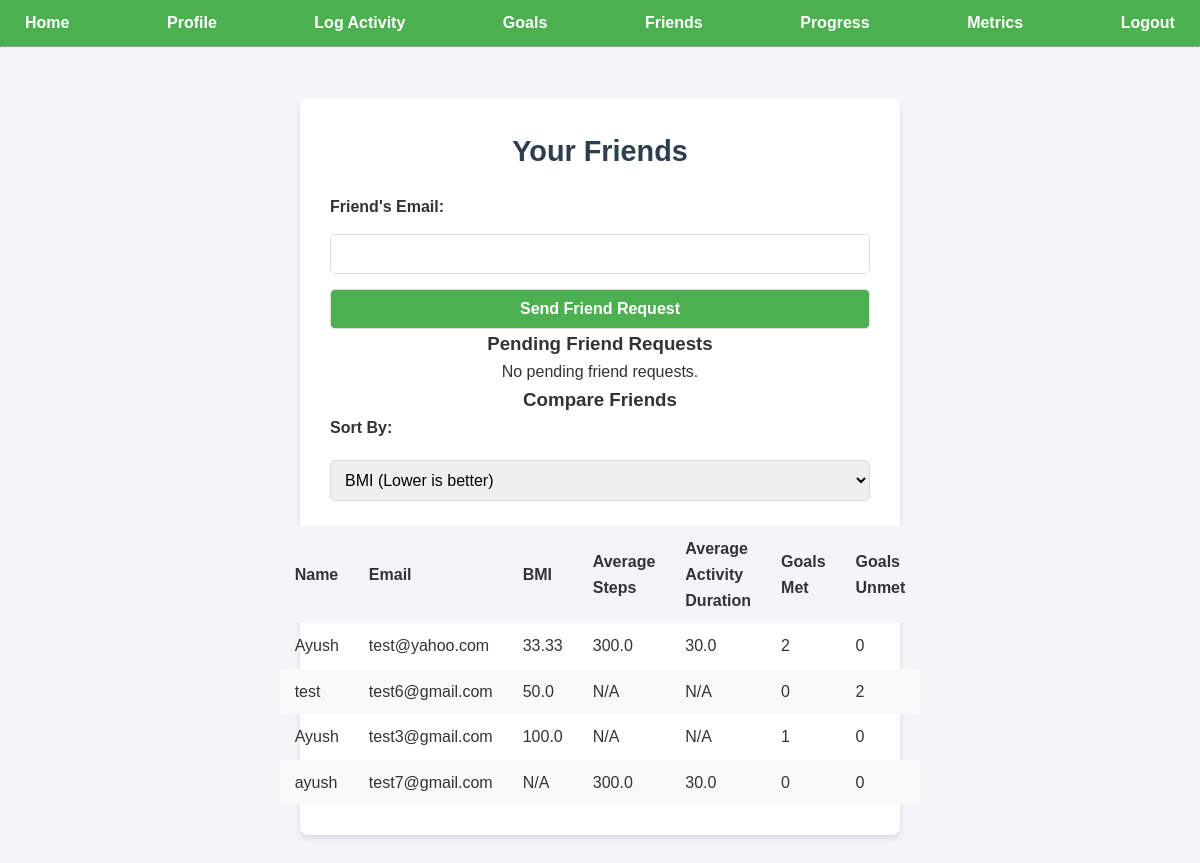
The page /friends (signed in) on the database as committed earlier.
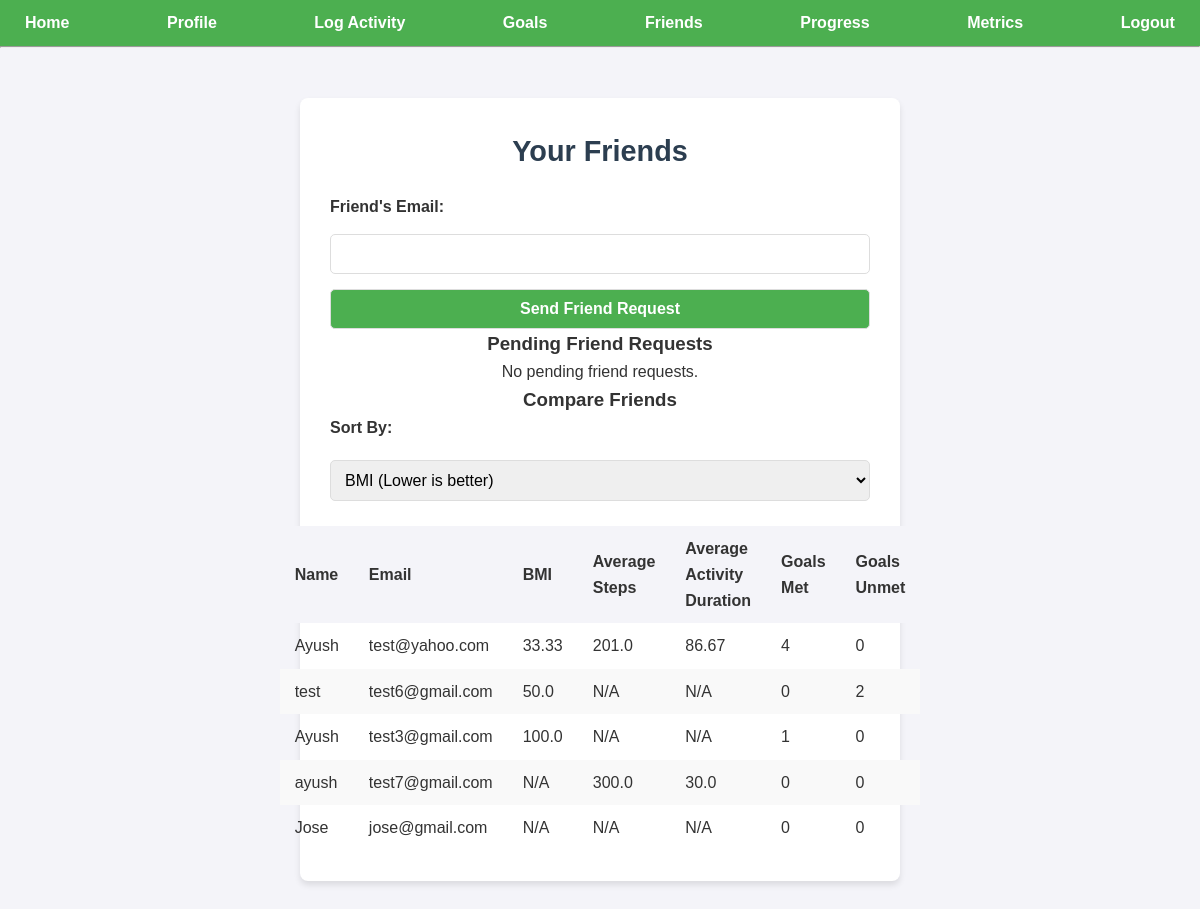
The same page on the database as committed later.
### models.py (models this page shows)
class User(db.Model):
    __tablename__ = 'users'
    id = db.Column(db.Integer, primary_key=True)
    name = db.Column(db.String(100), nullable=False)
    email = db.Column(db.String(100), unique=True, nullable=False)
    password = db.Column(db.String(200), nullable=False)
    height = db.Column(db.Float, nullable=True)
    weight = db.Column(db.Float, nullable=True)
    age = db.Column(db.Integer, nullable=True)
    gender = db.Column(db.String(10), nullable=True)
    fitness_level = db.Column(db.String(20), nullable=True)
    activities = db.relationship('Activity', back_populates='user', cascade="all, delete-orphan")
    fitness_goals = db.relationship('Goal', back_populates='user', cascade="all, delete-orphan")
    friends = db.relationship('Friendship', foreign_keys='Friendship.user_id', back_populates='user', cascade="all, delete-orphan")

### app.py (the view, shortened to what this page needs)
@app.route('/friends', methods=['GET', 'POST'])
def friends():
    if 'user_id' not in session:
        flash('Please log in to access your friends list.')
        return redirect(url_for('login'))
    user = User.query.get(session['user_id'])
    incoming_requests = Friendship.query.filter_by(friend_id=user.id, status='pending').all()
    accepted_friendships = Friendship.query.filter(
        ((Friendship.user_id == user.id) | (Friendship.friend_id == user.id)) &
        (Friendship.status == 'accepted')
    ).all()
    user_activities = Activity.query.filter_by(user_id=user.id).all()
    user_bmi = round(user.weight / ((user.height / 100) ** 2), 2) if user.height and user.weight else None
    user_avg_steps = round(sum(a.steps for a in user_activities if a.steps) / len(user_activities), 2) if user_activities else None
    user_avg_duration = round(sum(a.duration for a in user_activities if a.duration) / len(user_activities), 2) if user_activities else None
    user_goals_met = Goal.query.filter_by(user_id=user.id).filter(Goal.progress >= Goal.target_value).count()
    user_goals_unmet = Goal.query.filter_by(user_id=user.id).filter(Goal.progress < Goal.target_value).count()
    friends_data = []
    for friendship in accepted_friendships:
        friend = friendship.friend if friendship.user_id == user.id else friendship.user
        activities = Activity.query.filter_by(user_id=friend.id).all()
        bmi = round(friend.weight / ((friend.height / 100) ** 2), 2) if friend.height and friend.weight else None
        avg_steps = round(sum(a.steps for a in activities if a.steps) / len(activities), 2) if activities else None
        avg_duration = round(sum(a.duration for a in activities if a.duration) / len(activities), 2) if activities else None
        goals_met = Goal.query.filter_by(user_id=friend.id).filter(Goal.progress >= Goal.target_value).count()
        goals_unmet = Goal.query.filter_by(user_id=friend.id).filter(Goal.progress < Goal.target_value).count()
        friends_data.append({
            'name': friend.name,
            'email': friend.email,
            'bmi': bmi,
            'avg_steps': avg_steps,
            'avg_duration': avg_duration,
            'goals_met': goals_met,
            'goals_unmet': goals_unmet,
        })
    friends_data.append({
        'name': user.name,
        'email': user.email,
        'bmi': user_bmi,
        'avg_steps': user_avg_steps,
        'avg_duration': user_avg_duration,
        'goals_met': user_goals_met,
        'goals_unmet': user_goals_unmet,
    })
    sort_category = request.args.get('sort', 'bmi')
    reverse_sort = sort_category not in ['bmi']  # BMI is sorted ascending; others descending
    def sorting_key(item):
        value = item.get(sort_category)
        if value is None:
            return float('inf') if not reverse_sort else float('-inf')
        return value
    friends_data.sort(key=sorting_key, reverse=reverse_sort)
    return render_template(
        'friends.html',
        user=user,
        incoming_requests=incoming_requests,
        accepted_friends=friends_data,
        sort_category=sort_category,
    )

### app.py (called while the page is built)
@app.before_request
def create_tables_once():
    global first_request_done  # Declare the variable as global
    if not first_request_done:
        db.create_all()
        first_request_done = True

### templates/friends.html (shortened to what this page needs)
{% extends "base.html" %}
{% block content %}
<div class="container">
    <h2>Your Friends</h2>
    <form method="POST">
        <label for="friend_email">Friend's Email:</label>
        <input type="email" name="friend_email" id="friend_email" required>
        <button type="submit">Send Friend Request</button>
    </form>
    <h3>Pending Friend Requests</h3>
    {% if incoming_requests %}
    <table>
        <thead>
            <tr>
                <th>From</th>
                <th>Actions</th>
            </tr>
        </thead>
        <tbody>
            {% for request in incoming_requests %}
            <tr>
                <td>{{ request.user.name }} ({{ request.user.email }})</td>
                <td>
                    <form method="POST" action="{{ url_for('update_friendship', friendship_id=request.id) }}">
                        <button name="status" value="accepted">Accept</button>
                        <button name="status" value="rejected">Reject</button>
                    </form>
                </td>
            </tr>
            {% endfor %}
        </tbody>
    </table>
    {% else %}
    <p>No pending friend requests.</p>
    {% endif %}
    <h3>Compare Friends</h3>
    <form method="GET" action="{{ url_for('friends') }}">
        <label for="sort_category">Sort By:</label>
        <select name="sort" id="sort_category" onchange="this.form.submit()">
            <option value="bmi" {% if sort_category == 'bmi' %}selected{% endif %}>BMI (Lower is better)</option>
        </select>
    </form>
    <table>
        <thead>
            <tr>
                <th>Name</th>
                <th>Email</th>
                <th>BMI</th>
                <th>Average Steps</th>
                <th>Average Activity Duration</th>
                <th>Goals Met</th>
                <th>Goals Unmet</th>
            </tr>
        </thead>
        <tbody>
            {% for friend in accepted_friends %}
            <tr>
                <td>{{ friend.name }}</td>
                <td>{{ friend.email }}</td>
                <td>{{ friend.bmi if friend.bmi is not none else 'N/A' }}</td>
                <td>{{ friend.avg_steps if friend.avg_steps is not none else 'N/A' }}</td>
                <td>{{ friend.avg_duration if friend.avg_duration is not none else 'N/A' }}</td>
                <td>{{ friend.goals_met }}</td>
                <td>{{ friend.goals_unmet }}</td>
            </tr>
            {% endfor %}
        </tbody>
    </table>
</div>
{% endblock %}

### templates/base.html (shortened to what this page needs)
<!DOCTYPE html>
<html lang="en">
<head>
    <link rel="stylesheet" type="text/css" href="{{ url_for('static', filename='style.css') }}">
</head>
<body>
    <nav>
        <a href="{{ url_for('index') }}">Home</a>
        {% if 'user_id' in session %}
            <a href="{{ url_for('profile') }}">Profile</a>
            <a href="{{ url_for('add_activity') }}">Log Activity</a>
            <a href="{{ url_for('goals') }}">Goals</a>
            <a href="{{ url_for('friends') }}">Friends</a>
            <a href="{{ url_for('progress') }}">Progress</a>
            <a href="{{ url_for('metrics') }}">Metrics</a>
            <a href="{{ url_for('logout') }}">Logout</a>
        {% else %}
            <a href="{{ url_for('login') }}">Login</a>
            <a href="{{ url_for('register') }}">Register</a>
        {% endif %}
    </nav>
    <hr>
    {% block content %}{% endblock %}
</body>
</html>

### static/style.css (style rules this page uses)
* { margin: 0; padding: 0; box-sizing: border-box; }
body { font-family: Arial, sans-serif; background-color: #f4f4f9; color: #333; line-height: 1.6; margin: 0; padding: 0; }
nav { background: #4CAF50; color: #fff; padding: 10px 15px; display: flex; justify-content: space-between; align-items: center; }
nav a { color: white; text-decoration: none; margin: 0 10px; font-weight: bold; }
.container { max-width: 600px; margin: 50px auto; padding: 30px; background: white; border-radius: 8px; box-shadow: 0 4px 6px rgba(0, 0, 0, 0.1); display: flex; flex-direction: column; align-items: center; text-align: center; }
form { display: flex; flex-direction: column; width: 100%; gap: 15px; }
form label { font-weight: bold; align-self: flex-start; }
form input, form select, form button { padding: 10px; border: 1px solid #ddd; border-radius: 5px; font-size: 1rem; width: 100%; }
form button { background-color: #4CAF50; color: white; cursor: pointer; font-weight: bold; }
h1, h2 { font-size: 1.8rem; margin-bottom: 20px; color: #2c3e50; text-align: center; }
table { width: 100%; border-collapse: collapse; margin-top: 20px; }
th, td { text-align: left; padding: 10px 15px; }
th { background-color: #f4f4f9; font-weight: bold; }
tr:nth-child(even) { background-color: #f9f9f9; }
td:first-child { width: 50%; }
td:last-child { width: 50%; }
select { padding: 5px; margin: 5px 0; border-radius: 5px; border: 1px solid #ddd; }

Rows that differ between the two databases and show on the page:
computed for User "test@yahoo.com": avg_steps "300.0" → "201.0"; avg_duration "30.0" → "86.67"; goals_met "2" → "4"
added User: name "Jose", email "jose@gmail.com", bmi "N/A", avg_steps "N/A", avg_duration "N/A", goals_met "0", goals_unmet "0"
